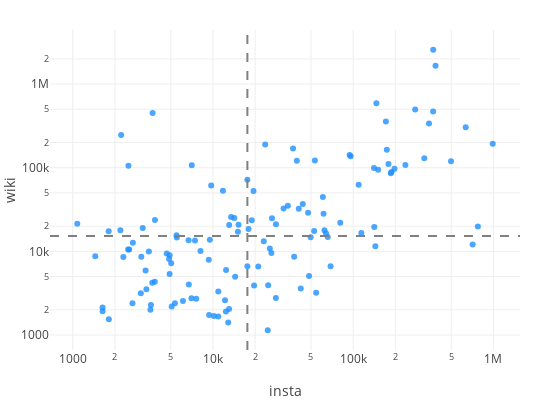

The notebook cell this image was saved under:
### Code cell
insta_wiki_scatter(city_data)

### Figure 1 — Plotly figure (JSON) as saved in the notebook; plotly's stock layout.template omitted (floating-point values rounded to 4 significant figures)
{"data": [{"hoverinfo": "text", "marker": {"color": "dodgerblue", "opacity": 0.8}, "mode": "markers", "name": "huge", "text": ["<i>Mühlenstraße</i><br>East Side Gallery, 124926<br>Mercedes-Benz Arena ..., 67963", "<i>Pariser Platz</i><br>Pariser Platz, 19878", "<i>Dircksenstraße</i><br>Berlin Alexanderplat..., 12068", "<i>Unter Den Linden</i><br>Warschauer Straße, 4032<br>Berlin Brandenburger..., 6051<br>Humboldt University ..., 155456<br>Hotel Adlon, 62916<br>Kronprinzenpalais, 31931", "<i>Am Lustgarten</i><br>Berlin Cathedral, 100669<br>Lustgarten, 18932", "<i>Platz Der Republik</i><br>Reichstag dome, 756577<br>Reichstag building, 393733<br>Bundestag, 507842", "<i>Ebertstraße</i><br>Berlin Wall, 2574641", "<i>Friedrichstraße</i><br>Checkpoint Charlie, 386808<br>Friedrichstadt-Palas..., 13018<br>Admiralspalast, 6366<br>The Westin Grand Ber..., 5086<br>Friedrichstraße, 26010", "<i>Cora-Berliner-Straße</i><br>Memorial to the Murd..., 337363", "<i>Potsdamer Platz</i><br>Potsdamer Platz, 119613<br>Berlin Potsdamer Pla..., 9958", "<i>Bodestraße</i><br>Museum Island, 114663<br>Pergamon Museum, 157339<br>Alte Nationalgalerie, 41013<br>Bode Museum, 44619<br>Altes Museum, 67883", "<i>Budapester Straße</i><br>Kaiser Wilhelm Memor..., 99786<br>Aquarium Berlin, 8001<br>2016 Berlin truck at..., 242", "<i>John-Foster-Dulles-Allee</i><br>Mitte, 51439<br>Tiergarten, Berlin, 26299<br>Haus der Kulturen de..., 19754", "<i>Hardenbergplatz</i><br>Berlin Zoological Ga..., 64648<br>Berlin Zoologischer ..., 24439", "<i>Gendarmenmarkt</i><br>Gendarmenmarkt, 44959<br>Konzerthaus Berlin, 26031<br>French Cathedral, Be..., 15216", "<i>Tauentzienstraße</i><br>Kaufhaus des Westens, 55818<br>Europa-Center, 11304<br>Breitscheidplatz, 25095<br>City West, 10494<br>Tauentzienstraße, 7755", "<i>Panoramastraße</i><br>Fernsehturm Berlin, 163664", "<i>Karl-Liebknecht-Straße</i><br>DDR Museum, 32142<br>Berlin Palace, 33600<br>St. Mary's Church, B..., 16630<br>Marx-Engels Forum, 12384<br>AquaDom, 19257", "<i>Potsdamer Straße</i><br>Sony Center, 38851<br>Neue Nationalgalerie, 34661<br>Berlin Wintergarten ..., 9531<br>Deutsche Kinemathek, 3381<br>Kulturforum, 8365", "<i>Brandenburger Tor</i><br>Brandenburg Gate, 592225", "<i>Kurfürstendamm</i><br>Schaubühne, 8663<br>Adenauerplatz (Berli..., 2823", "<i>Invalidenstraße</i><br>Hamburger Bahnhof, 19608", "<i>Europaplatz</i><br>Berlin Hauptbahnhof, 99538", "<i>Rosenthaler Straße</i><br>Hackesche Höfe, 16527", "<i>Lindenstraße</i><br>Jewish Museum, Berli..., 62533", "<i>Großer Stern</i><br>Berlin Victory Colum..., 105435<br>Straße des 17. Juni, 27282<br>Großer Stern, 4552", "<i>Niederkirchnerstraße</i><br>Topography of Terror, 123188<br>Abgeordnetenhaus of ..., 18360", "<i>Behrenstraße</i><br>Komische Oper Berlin, 11740<br>Academy of Arts, Ber..., 10198", "<i>Luckenwalder Straße</i><br>Gleisdreieck (Berlin..., 6652", "<i>Skalitzer Straße</i><br>Kottbusser Tor (Berl..., 9438<br>Berlin Görlitzer Bah..., 5405", "<i>Oranienstraße</i><br>SO36, 13265<br>Core Tex Records, 3201", "<i>Alexanderstraße</i><br>Park Inn Berlin, 13809<br>Berlin Jannowitzbrüc..., 4132", "<i>Spandauer Straße</i><br>Mitte (locality), 28173", "<i>Oranienburger Straße</i><br>Monbijou Park, 3969<br>Oranienburger Straße, 17649<br>New Synagogue, Berli..., 23201", "<i>Französische Straße</i><br>Französische Straße ..., 3197", "<i>Karl-Marx-Allee</i><br>Friedrichshain, 46467<br>Frankfurter Tor, 11482<br>Karl-Marx-Allee, 45865<br>Kino International, 7406<br>Computerspielemuseum..., 10945", "<i>Möckernstraße</i><br>Tempodrom, 17528", "<i>Reichstagufer</i><br>Tränenpalast, 14747", "<i>Hardenbergstraße</i><br>Ufa-Palast am Zoo, 5068", "<i>Herbert-Von-Karajan-Straße</i><br>Berliner Philharmoni..., 28881", "<i>Rathausstraße</i><br>Rotes Rathaus, 22980<br>Neptunbrunnen, 13990", "<i>Hasenheide</i><br>Neue Welt (Berlin), 3588", "<i>Oberbaumbrücke</i><br>Oberbaum Bridge, 32233", "<i>Alexanderplatz</i><br>Alexanderplatz, 118189<br>World Clock (Alexand..., 3206", "<i>Alte Jakobstraße</i><br>Berlinische Galerie, 8651", "<i>Leipziger Straße</i><br>Bundesrat of Germany, 152331<br>Wilhelmstrasse, 17412", "<i>Straße Des 17. Juni</i><br>Soviet War Memorial ..., 35100", "<i>Gleimstraße</i><br>Mauerpark, 32470", "<i>Trebbiner Straße</i><br>German Museum of Tec..., 21157", "<i>Paul-Lincke-Ufer</i><br>Paul-Lincke-Ufer, 2773", "<i>Erna-Samuel-Straße</i><br>Moabit, 24819", "<i>Schloßstraße</i><br>Schloßstraße (Berlin..., 1963<br>Bierpinsel, 7573", "<i>Mehringdamm</i><br>Mehringdamm, 4021<br>Schwules Museum, 6786", "<i>Bülowstraße</i><br>Bülowstraße (Berlin ..., 3931", "<i>Prinzenstraße</i><br>Böckler Park, 1140", "<i>09L/27R</i><br>Berlin Tempelhof Air..., 189462", "<i>Kreuzbergstraße</i><br>Viktoriapark, 13243", "<i>Warschauer Platz</i><br>Matrix (club), 6594", "<i>Wallstraße</i><br>Spittelmarkt (Berlin..., 3898", "<i>Prenzlauer Allee</i><br>Prenzlauer Berg, 50057<br>Zeiss Major Planetar..., 2563", "<i>Georgenstraße</i><br>Berlin Friedrichstra..., 23492", "<i>Albrechtstraße</i><br>Bunker (Berlin), 18466", "<i>Wittenbergplatz</i><br>Wittenbergplatz (Ber..., 6655", "<i>Bebelplatz</i><br>Berlin State Opera, 34248<br>Bebelplatz, 37783", "<i>Badstraße</i><br>Gesundbrunnen (Berli..., 9800<br>Berlin-Gesundbrunnen..., 8636<br>Pankstraße (Berlin U..., 2359", "<i>Leipziger Platz</i><br>Mall of Berlin, 12129<br>Leipziger Platz, 5078", "<i>Knaackstraße</i><br>Wasserturm Prenzlaue..., 4974", "<i>Klingelhöferstraße</i><br>Bauhaus Archive, 24991", "<i>Schloßplatz</i><br>European School of M..., 15436<br>Humboldt Box, 10277", "<i>Halenseestraße</i><br>Charlottenburg-Wilme..., 20705", "<i>Motzstraße</i><br>Viktoria-Luise-Platz, 2040", "<i>B96</i><br>Franz-Neumann-Platz ..., 1411", "<i>Hermannplatz</i><br>Hermannplatz (Berlin..., 5978", "<i>Rosa-Luxemburg-Straße</i><br>Rosa-Luxemburg-Straß..., 1905", "<i>Neue Schönhauser Straße</i><br>Weinmeisterstraße (B..., 2611", "<i>Spreeweg</i><br>Bellevue Palace (Ger..., 53033", "<i>Waldemarstraße</i><br>Görlitzer Bahnhof (B..., 3306", "<i>Mariannenplatz</i><br>St. Thomas, Berlin, 1660", "<i>B109</i><br>Prenzlauer Allee, 1686", "<i>Willy-Brandt-Straße</i><br>German Chancellery, 61294", "<i>Stresemannstraße</i><br>Martin-Gropius-Bau, 10836<br>Hebbel am Ufer, 2906", "<i>Turmstraße</i><br>Turmstraße, 1739", "<i>Am Friedrichshain</i><br>Märchenbrunnen, 7956", "<i>Hildegard-Knef-Platz</i><br>Berlin Südkreuz, 10082", "<i>Heinrich-Heine-Straße</i><br>Heinrich-Heine-Straß..., 2714", "<i>Klopstockstraße</i><br>Hansaviertel, 13529", "<i>Spandauer Damm</i><br>Charlottenburg Palac..., 106828", "<i>Osloer Straße</i><br>Osloer Straße (Berli..., 2751", "<i>Segitzdamm</i><br>Moritzplatz (Berlin ..., 4013", "<i>Dickhardtstraße</i><br>Steglitz, 13575", "<i>Gabriele-Tergit-Promenade</i><br>Mendelssohn-Barthold..., 2553", "<i>John-F.-Kennedy-Platz</i><br>Rathaus Schöneberg, 14635", "<i>Waterloo-Ufer</i><br>Landwehr Canal, 15601", "<i>Müllerstraße</i><br>Berlin-Wedding stati..., 2405", "<i>Gneisenaustraße</i><br>Gneisenaustraße (Ber..., 2187", "<i>Fischerinsel</i><br>Fischerinsel, 7213", "<i>Schützenstraße</i><br>Friedrichstadt (Berl..., 8992", "<i>Konrad-Adenauer-Straße</i><br>Bundestag (Berlin U-..., 5351", "<i>Messedamm</i><br>Internationales Cong..., 8118", "<i>Paul-Heyse-Straße</i><br>Velodrom (Berlin), 9456", "<i>Werderscher Markt</i><br>Federal Foreign Offi..., 23734", "<i>Brunnenstraße</i><br>Rosenthaler Platz (B..., 4344", "<i>An Der Kolonnade</i><br>Führerbunker, 451536", "<i>Stuttgarter Platz</i><br>Berlin-Charlottenbur..., 4213", "<i>Hausvogteiplatz</i><br>Hausvogteiplatz (Ber..., 2281", "<i>Beusselstraße</i><br>Berlin Beusselstraße..., 2006", "<i>Tiergartenstraße</i><br>Canisius-Kolleg Berl..., 3465<br>Kunstgewerbemuseum B..., 6493", "<i>Sophienstraße</i><br>Sophienkirche (Berli..., 3536", "<i>Greifswalder Straße</i><br>Ernst-Thälmann-Park, 4693<br>Berlin Greifswalder ..., 1219", "<i>Hinter Der Katholischen Kirche</i><br>St. Hedwig's Cathedr..., 19077", "<i>Lehrter Straße</i><br>Poststadion, 8648", "<i>Bornholmer Straße</i><br>Berlin Bornholmer St..., 3158", "<i>Am Köllnischen Park</i><br>Jannowitz Bridge, 1830<br>Märkisches Museum, 10853", "<i>Wexstraße</i><br>Berlin Innsbrucker P..., 2402", "<i>Warschauer Brücke</i><br>Berlin Warschauer St..., 10526", "<i>Brückenstraße</i><br>KitKatClub, 105488", "<i>Mittelstraße</i><br>Steglitz-Zehlendorf, 10564", "<i>Wiener Straße</i><br>Görlitzer Park, 8594", "<i>Rüdersdorfer Straße</i><br>Berghain, 245807", "<i>Maaßenstraße</i><br>Nollendorfplatz, 11422<br>Nollendorfplatz (Ber..., 6407", "<i>Friedrich-Wilhelm-Platz</i><br>Friedrich-Wilhelm-Pl..., 1542", "<i>Lennéstraße</i><br>Memorial to Homosexu..., 17430", "<i>Südstern</i><br>Südstern (Berlin U-B..., 1929", "<i>An Der Putlitzbrücke</i><br>Berlin Westhafen sta..., 2139", "<i>Waldsteg</i><br>Soviet War Memorial ..., 8765", "<i>An Der Spandauer Brücke</i><br>Hackescher Markt, 21364"], "textfont": {"color": "lightgrey", "size": 8}, "type": "scatter", "uid": "1c269eac-3c32-11e9-9b54-3c15c2cf2370", "x": [989076, 774695, 710963, 634486, 498553, 386438, 372198, 371481, 347330, 321349, 276756, 235633, 197163, 187589, 185429, 178426, 173778, 171038, 150733, 146356, 143892, 141353, 140688, 114298, 109365, 96001, 94302, 80870, 68981, 65845, 64014, 62353, 61474, 60783, 54430, 53285, 52677, 49704, 48422, 47653, 43696, 42276, 40906, 39639, 37947, 37261, 34212, 31884, 28132, 28093, 26350, 26117, 25428, 24761, 24592, 23578, 23030, 21046, 19642, 19468, 18917, 17929, 17600, 17593, 15221, 15074, 14385, 14202, 13468, 13052, 13030, 12848, 12399, 12371, 12179, 11779, 10920, 10913, 10153, 9714, 9508, 9392, 9337, 8147, 7599, 7443, 7062, 7024, 6728, 6701, 6110, 5522, 5495, 5354, 5079, 5034, 4911, 4907, 4866, 4680, 3858, 3848, 3712, 3691, 3613, 3582, 3491, 3351, 3306, 3156, 3084, 3060, 2685, 2666, 2528, 2496, 2483, 2296, 2214, 2187, 1809, 1804, 1633, 1632, 1448, 1077], "y": [192889, 19878, 12068, 304766, 119601, 1658152, 2574641, 468980, 337363, 129571, 498244, 108029, 97492, 89087, 86206, 110466, 163664, 357894, 94789, 592225, 11486, 19608, 99538, 16527, 62533, 137269, 141548, 21938, 6652, 14843, 16466, 17941, 28173, 44819, 3197, 122165, 17528, 14747, 5068, 28881, 36970, 3588, 32233, 121395, 8651, 169743, 35100, 32470, 21157, 2773, 24819, 9536, 10807, 3931, 1140, 189462, 13243, 6594, 3898, 52620, 23492, 18466, 6655, 72031, 20795, 17207, 4974, 24991, 25713, 20705, 2040, 1411, 5978, 1905, 2611, 53033, 3306, 1660, 1686, 61294, 13742, 1739, 7956, 10082, 2714, 13529, 106828, 2751, 4013, 13575, 2553, 14635, 15601, 2405, 2187, 7213, 8992, 5351, 8118, 9456, 23734, 4344, 451536, 4213, 2281, 2006, 9958, 3536, 5912, 19077, 8648, 3158, 12683, 2402, 10526, 105488, 10564, 8594, 245807, 17829, 1542, 17430, 1929, 2139, 8765, 21364]}], "layout": {"height": 400, "hovermode": "closest", "margin": {"b": 50, "l": 50, "r": 30, "t": 30}, "shapes": [{"line": {"color": "grey", "dash": "dash", "width": 2}, "type": "line", "x0": 17600.0, "x1": 17600.0, "xref": "x", "y0": 0, "y1": 1, "yref": "paper"}, {"line": {"color": "grey", "dash": "dash", "width": 2}, "type": "line", "x0": 0, "x1": 1, "xref": "paper", "y0": 15222, "y1": 15222, "yref": "y"}], "showlegend": false, "width": 550, "xaxis": {"title": "insta", "type": "log"}, "yaxis": {"title": "wiki", "type": "log"}}}
